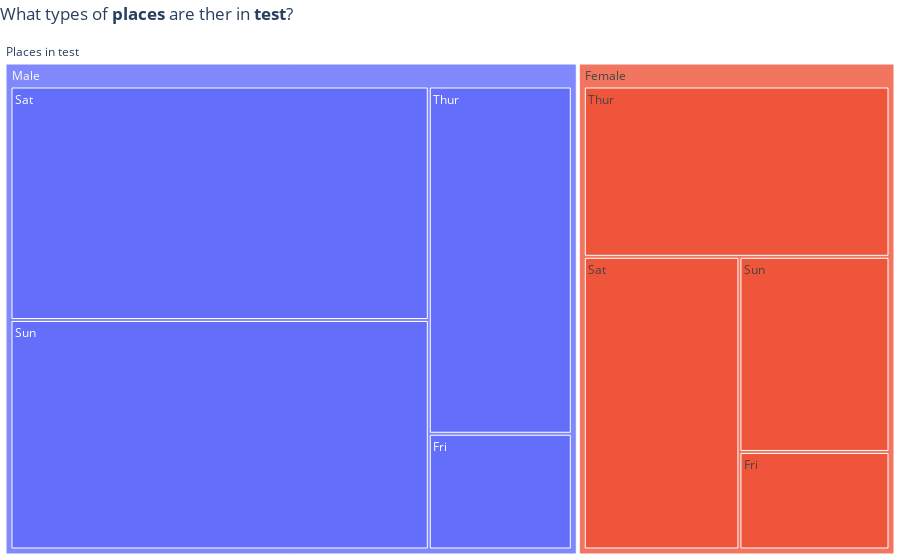

The notebook cell this image was saved under:
### Code cell
plot_places_treemap(df, "test")

### Figure 1 — Plotly figure (JSON) as saved in the notebook; plotly's stock layout.template omitted (floating-point values rounded to 4 significant figures)
{"data": [{"branchvalues": "total", "domain": {"x": [0, 1], "y": [0, 1]}, "hovertemplate": "labels=%{label}<br>count=%{value}<br>parent=%{parent}<br>id=%{id}<extra></extra>", "ids": ["Places in test/Female/Fri", "Places in test/Male/Fri", "Places in test/Female/Sat", "Places in test/Male/Sat", "Places in test/Female/Sun", "Places in test/Male/Sun", "Places in test/Female/Thur", "Places in test/Male/Thur", "Places in test/Female", "Places in test/Male", "Places in test"], "labels": ["Fri", "Fri", "Sat", "Sat", "Sun", "Sun", "Thur", "Thur", "Female", "Male", "Places in test"], "name": "", "parents": ["Places in test/Female", "Places in test/Male", "Places in test/Female", "Places in test/Male", "Places in test/Female", "Places in test/Male", "Places in test/Female", "Places in test/Male", "Places in test", "Places in test", ""], "type": "treemap", "values": [9, 10, 28, 59, 18, 58, 32, 30, 87, 157, 244]}], "layout": {"legend": {"tracegroupgap": 0}, "margin": {"b": 0, "l": 0, "r": 0, "t": 40}, "title": {"text": "What types of <b>places</b> are ther in <b>test</b>?", "x": 0}}}
